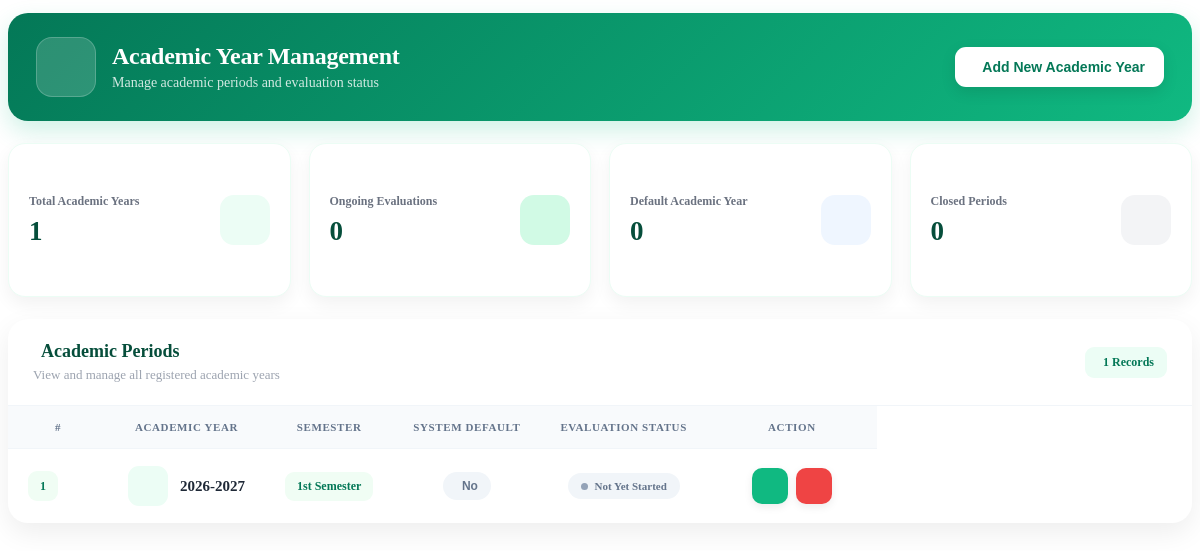
Screenshot of /admin/academic_list.php with the database file from the repository.
### tables this page shows
CREATE TABLE `academic_list` (
  `id` int(30) NOT NULL,
  `year` text NOT NULL,
  `semester` int(30) NOT NULL,
  `is_default` tinyint(1) NOT NULL DEFAULT 0,
  `status` int(1) NOT NULL DEFAULT 0 COMMENT '0=Pending,1=Start,2=Closed'
);

### admin/academic_list.php (the view, shortened to what this page needs)
<?php include 'db_connect.php' ?>
<?php
$total_academic = 0;
$active_academic = 0;
$default_academic = 0;
$closed_academic = 0;
$q = $conn->query("
    SELECT
        COUNT(*) AS total,
        SUM(status = 1) AS active,
        SUM(is_default = 1) AS default_year,
        SUM(status = 2) AS closed
    FROM academic_list
");
if($q){
    $stats = $q->fetch_assoc();
    $total_academic   = (int)$stats['total'];
    $active_academic  = (int)$stats['active'];
    $default_academic = (int)$stats['default_year'];
    $closed_academic  = (int)$stats['closed'];
}
function semester_label($semester){
    $semester = (int)$semester;
    if($semester == 1){
        return '1st Semester';
    }
    return $semester . 'th Semester';
}
?>
<div class="academic-wrapper">
    <div class="page-intro">
        <div class="page-intro-left">
            <div class="page-icon">
            </div>
            <div>
                <h2>
                    Academic Year Management
                </h2>
                <p>
                    Manage academic periods and evaluation status
                </p>
            </div>
        </div>
        <button
            class="btn add-academic-btn new_academic">
            <span>
                Add New Academic Year
            </span>
        </button>
    </div>
    <div class="academic-stats">
        <div class="academic-stat-card">
            <div class="stat-info">
                <span class="stat-label">
                    Total Academic Years
                </span>
                <strong>
                    <?php echo number_format($total_academic); ?>
                </strong>
            </div>
            <div class="stat-icon green">
            </div>
        </div>
        <div class="academic-stat-card">
            <div class="stat-info">
                <span class="stat-label">
                    Ongoing Evaluations
                </span>
                <strong>
                    <?php echo number_format($active_academic); ?>
                </strong>
            </div>
            <div class="stat-icon emerald">
            </div>
        </div>
        <div class="academic-stat-card">
            <div class="stat-info">
                <span class="stat-label">
                    Default Academic Year
                </span>
                <strong>
                    <?php echo number_format($default_academic); ?>
                </strong>
            </div>
            <div class="stat-icon blue">
            </div>
        </div>
        <div class="academic-stat-card">
            <div class="stat-info">
                <span class="stat-label">
                    Closed Periods
                </span>
                <strong>
                    <?php echo number_format($closed_academic); ?>
                </strong>
            </div>
            <div class="stat-icon gray">
            </div>
        </div>
    </div>
    <div class="card academic-card">
        <div class="academic-card-header">
            <div>
                <h3>
                    Academic Periods
                </h3>
                <p>
                    View and manage all registered academic years
                </p>
            </div>
            <div class="record-count">
                <?php echo number_format($total_academic); ?>
                Records
            </div>
        </div>
        <div class="academic-card-body">
            <div class="table-responsive">
                <table
                    class="table modern-table"
                    id="list">
                    <thead>
                        <tr>
                            <th class="number-column">
                                #
                            </th>
                            <th>
                                Academic Year
                            </th>
                            <th>
                                Semester
                            </th>
                            <th class="center-column">
                                System Default
                            </th>
                            <th class="center-column">
                                Evaluation Status
                            </th>
                            <th class="center-column action-column">
                                Action
                            </th>
                        </tr>
                    </thead>
                    <tbody>
                    <?php
                    $i = 1;
                    $qry = $conn->query("
                        SELECT *
                        FROM academic_list
                        ORDER BY
                            CAST(SUBSTRING_INDEX(year,'-',1) AS UNSIGNED) DESC,
                            semester DESC
                    ");
                    if($qry && $qry->num_rows > 0):
                        while($row = $qry->fetch_assoc()):
                    ?>
                        <tr>
                            <td>
                                <span class="row-number">
                                    <?php echo $i++; ?>
                                </span>
                            </td>
                            <td>
                                <div class="year-cell">
                                    <div class="year-icon">
                                    </div>
                                    <div>
                                        <strong>
                                            <?php
                                            echo htmlspecialchars(
                                                $row['year']
                                            );
                                            ?>
                                        </strong>
                                    </div>
                                </div>
                            </td>
                            <td>
                                <span class="semester-badge">
                                    <?php
                                    echo semester_label(
                                        $row['semester']
                                    );
                                    ?>
                                </span>
                            </td>
                            <td class="center-column">
                                <?php if($row['is_default'] == 0): ?>
                                    <button
                                        type="button"
                                        class="status-btn default-no make_default"
                                        data-id="<?php echo $row['id']; ?>"
                                        title="Set as default">
                                        No
                                    </button>
                                <?php endif; ?>
                            </td>
                            <td class="center-column">
                                <?php if($row['status'] == 0): ?>
                                    <span class="status-badge not-started">
                                        <span class="status-dot"></span>
                                        Not Yet Started
                                    </span>
                                <?php endif; ?>
                            </td>
                            <td class="center-column">
                                <div class="action-btns">
                                    <button
                                        type="button"
                                        class="action-btn edit manage_academic"
                                        data-id="<?php echo $row['id']; ?>"
                                        title="Edit Academic Year">
                                    </button>
                                    <button
                                        type="button"
                                        class="action-btn delete delete_academic"
                                        data-id="<?php echo $row['id']; ?>"
                                        title="Delete Academic Year">
                                    </button>
                                </div>
                            </td>
                        </tr>
                    <?php
                        endwhile;
                    endif; ?>
                    </tbody>
                </table>
            </div>
        </div>
    </div>
</div>

### rows the page displays
academic_list: year "2026-2027", semester "1st Semester", status 0 (drawn)

### other values shown
$total_academic "1"
$active_academic "0"
$default_academic "0"
$closed_academic "0"
